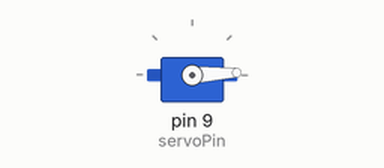
Recording of a sketch running on a simulated Arduino Uno, built with avr-gcc and run on an emulated ATmega328P. Parts: servo.

Above: at 0.05 s.
At 1.3 s:
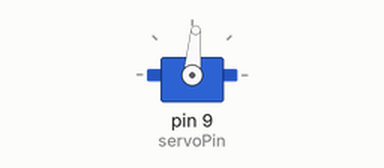
At 2.6 s:
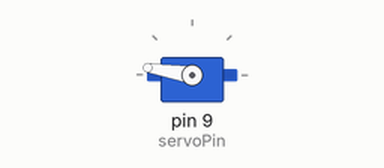
At 5.2 s:
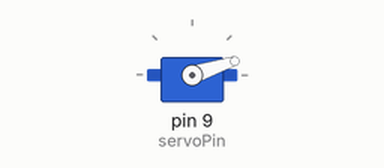
Timing chart, 0 to 7.1 s (numbered marks = the images above):
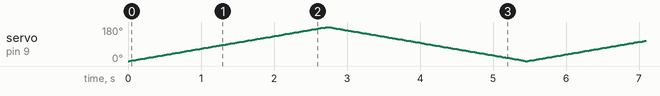

The sketch:

servoMotor.ino
```cpp
#include <Servo.h>

const int servoPin = 9;

Servo myservo;
int pos = 0;

void setup() {
  myservo.attach(servoPin);
}

void loop() {
  for (pos = 0; pos <= 180; pos += 1) { // goes from 0 degrees to 180 degrees
    myservo.write(pos);              // tell servo to go to position in variable 'pos'
    delay(15);                       // waits 15ms for the servo to reach the position
  }
  for (pos = 180; pos >= 0; pos -= 1) { // goes from 180 degrees to 0 degrees
    myservo.write(pos);              // tell servo to go to position in variable 'pos'
    delay(15);                       // waits 15ms for the servo to reach the position
  }
}
```
